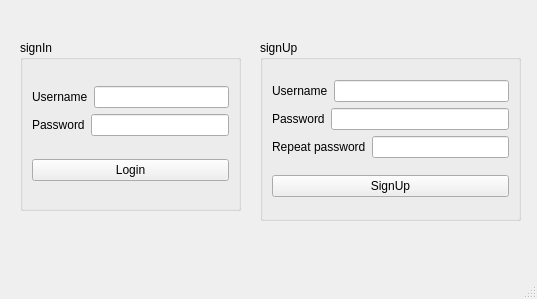
<?xml version="1.0" encoding="UTF-8"?>
<ui version="4.0">
 <class>MainWindow</class>
 <widget class="QMainWindow" name="MainWindow">
  <property name="geometry">
   <rect>
    <x>0</x>
    <y>0</y>
    <width>537</width>
    <height>299</height>
   </rect>
  </property>
  <property name="windowTitle">
   <string>Password manager</string>
  </property>
  <widget class="QWidget" name="centralwidget">
   <widget class="QGroupBox" name="groupBox">
    <property name="geometry">
     <rect>
      <x>20</x>
      <y>40</y>
      <width>221</width>
      <height>171</height>
     </rect>
    </property>
    <property name="title">
     <string>signIn</string>
    </property>
    <layout class="QVBoxLayout" name="verticalLayout_2">
     <item>
      <layout class="QVBoxLayout" name="verticalLayout">
       <item>
        <layout class="QHBoxLayout" name="horizontalLayout">
         <item>
          <widget class="QLabel" name="label">
           <property name="text">
            <string>Username</string>
           </property>
          </widget>
         </item>
         <item>
          <widget class="QLineEdit" name="lineEdit_username_login"/>
         </item>
        </layout>
       </item>
       <item>
        <layout class="QHBoxLayout" name="horizontalLayout_2">
         <item>
          <widget class="QLabel" name="label_2">
           <property name="text">
            <string>Password</string>
           </property>
          </widget>
         </item>
         <item>
          <widget class="QLineEdit" name="lineEdit_password_login">
           <property name="echoMode">
            <enum>QLineEdit::Password</enum>
           </property>
          </widget>
         </item>
        </layout>
       </item>
      </layout>
     </item>
     <item>
      <widget class="QPushButton" name="pushButton_login">
       <property name="text">
        <string>Login</string>
       </property>
      </widget>
     </item>
    </layout>
   </widget>
   <widget class="QGroupBox" name="groupBox_2">
    <property name="geometry">
     <rect>
      <x>260</x>
      <y>40</y>
      <width>261</width>
      <height>181</height>
     </rect>
    </property>
    <property name="title">
     <string>signUp</string>
    </property>
    <layout class="QVBoxLayout" name="verticalLayout_4">
     <item>
      <layout class="QVBoxLayout" name="verticalLayout_3">
       <item>
        <layout class="QHBoxLayout" name="horizontalLayout_3">
         <item>
          <widget class="QLabel" name="label_4">
           <property name="text">
            <string>Username</string>
           </property>
          </widget>
         </item>
         <item>
          <widget class="QLineEdit" name="lineEdit_username_register"/>
         </item>
        </layout>
       </item>
       <item>
        <layout class="QHBoxLayout" name="horizontalLayout_4">
         <item>
          <widget class="QLabel" name="label_5">
           <property name="text">
            <string>Password</string>
           </property>
          </widget>
         </item>
         <item>
          <widget class="QLineEdit" name="lineEdit_password_register">
           <property name="echoMode">
            <enum>QLineEdit::Password</enum>
           </property>
          </widget>
         </item>
        </layout>
       </item>
       <item>
        <layout class="QHBoxLayout" name="horizontalLayout_5">
         <item>
          <widget class="QLabel" name="label_6">
           <property name="text">
            <string>Repeat password</string>
           </property>
          </widget>
         </item>
         <item>
          <widget class="QLineEdit" name="lineEdit_repeat_password">
           <property name="echoMode">
            <enum>QLineEdit::Password</enum>
           </property>
          </widget>
         </item>
        </layout>
       </item>
      </layout>
     </item>
     <item>
      <widget class="QPushButton" name="pushButton_signUp">
       <property name="text">
        <string>SignUp</string>
       </property>
      </widget>
     </item>
    </layout>
   </widget>
  </widget>
  <widget class="QMenuBar" name="menubar">
   <property name="geometry">
    <rect>
     <x>0</x>
     <y>0</y>
     <width>537</width>
     <height>26</height>
    </rect>
   </property>
  </widget>
  <widget class="QStatusBar" name="statusbar"/>
 </widget>
 <resources/>
 <connections/>
</ui>
